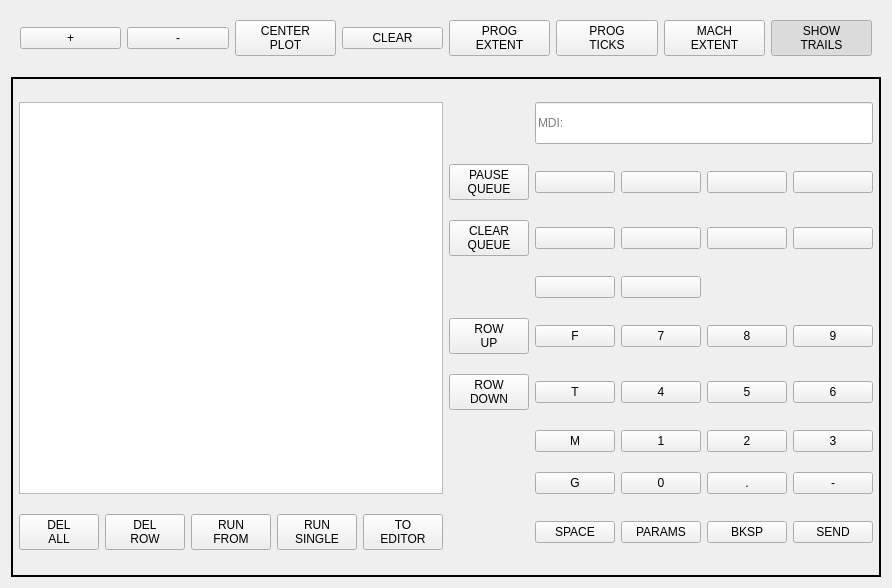
            <widget class="QWidget" name="tab_7">
             <attribute name="title">
              <string>TOOL PATH</string>
             </attribute>
             <layout class="QVBoxLayout" name="verticalLayout_14">
              <item>
               <widget class="QWidget" name="widget_13" native="true">
                <layout class="QGridLayout" name="gridLayout_18">
                 <item row="0" column="2">
                  <widget class="QPushButton" name="vtk_center">
                   <property name="focusPolicy">
                    <enum>Qt::NoFocus</enum>
                   </property>
                   <property name="text">
                    <string>CENTER
PLOT</string>
                   </property>
                  </widget>
                 </item>
                 <item row="0" column="4">
                  <widget class="QPushButton" name="vtk_prog_extent">
                   <property name="focusPolicy">
                    <enum>Qt::NoFocus</enum>
                   </property>
                   <property name="text">
                    <string>PROG
EXTENT</string>
                   </property>
                   <property name="checkable">
                    <bool>true</bool>
                   </property>
                  </widget>
                 </item>
                 <item row="0" column="0">
                  <widget class="QPushButton" name="vtk_plus">
                   <property name="focusPolicy">
                    <enum>Qt::NoFocus</enum>
                   </property>
                   <property name="text">
                    <string>+</string>
                   </property>
                  </widget>
                 </item>
                 <item row="0" column="5">
                  <widget class="QPushButton" name="vtk_prog_ticks">
                   <property name="focusPolicy">
                    <enum>Qt::NoFocus</enum>
                   </property>
                   <property name="text">
                    <string>PROG
TICKS</string>
                   </property>
                   <property name="checkable">
                    <bool>true</bool>
                   </property>
                  </widget>
                 </item>
                 <item row="0" column="3">
                  <widget class="QPushButton" name="vtk_clear">
                   <property name="focusPolicy">
                    <enum>Qt::NoFocus</enum>
                   </property>
                   <property name="text">
                    <string>CLEAR</string>
                   </property>
                  </widget>
                 </item>
                 <item row="0" column="6">
                  <widget class="QPushButton" name="vtk_mach_extent">
                   <property name="focusPolicy">
                    <enum>Qt::NoFocus</enum>
                   </property>
                   <property name="text">
                    <string>MACH
EXTENT</string>
                   </property>
                   <property name="checkable">
                    <bool>true</bool>
                   </property>
                  </widget>
                 </item>
                 <item row="0" column="1">
                  <widget class="QPushButton" name="vtk_minus">
                   <property name="focusPolicy">
                    <enum>Qt::NoFocus</enum>
                   </property>
                   <property name="text">
                    <string>-</string>
                   </property>
                  </widget>
                 </item>
                 <item row="0" column="7">
                  <widget class="QPushButton" name="vtk_no_lines">
                   <property name="focusPolicy">
                    <enum>Qt::NoFocus</enum>
                   </property>
                   <property name="text">
                    <string>SHOW
TRAILS</string>
                   </property>
                   <property name="checkable">
                    <bool>true</bool>
                   </property>
                   <property name="checked">
                    <bool>true</bool>
                   </property>
                  </widget>
                 </item>
                </layout>
               </widget>
              </item>
              <item>
               <widget class="VTKBackPlot" name="vtkbackplot">
                <property name="focusPolicy">
                 <enum>Qt::NoFocus</enum>
                </property>
                <property name="arcfeedColor" stdset="0">
                 <color>
                  <red>255</red>
                  <green>238</green>
                  <blue>6</blue>
                 </color>
                </property>
                <property name="feedColor" stdset="0">
                 <color>
                  <red>255</red>
                  <green>238</green>
                  <blue>6</blue>
                 </color>
                </property>
                <property name="userColor" stdset="0">
                 <color>
                  <red>255</red>
                  <green>238</green>
                  <blue>6</blue>
                 </color>
                </property>
               </widget>
              </item>
              <item>
               <widget class="VCPFrame" name="mdiFrame">
                <property name="minimumSize">
                 <size>
                  <width>0</width>
                  <height>500</height>
                 </size>
                </property>
                <property name="frameShape">
                 <enum>QFrame::WinPanel</enum>
                </property>
                <property name="rules" stdset="0">
                 <string>[]</string>
                </property>
                <layout class="QGridLayout" name="gridLayout_14">
                 <property name="leftMargin">
                  <number>6</number>
                 </property>
                 <property name="rightMargin">
                  <number>6</number>
                 </property>
                 <property name="horizontalSpacing">
                  <number>6</number>
                 </property>
                 <item row="8" column="9">
                  <widget class="QPushButton" name="pushButton_28">
                   <property name="focusPolicy">
                    <enum>Qt::NoFocus</enum>
                   </property>
                   <property name="text">
                    <string>2</string>
                   </property>
                   <attribute name="buttonGroup">
                    <string notr="true">btngrpMdi</string>
                   </attribute>
                  </widget>
                 </item>
                 <item row="7" column="8">
                  <widget class="QPushButton" name="pushButton_30">
                   <property name="focusPolicy">
                    <enum>Qt::NoFocus</enum>
                   </property>
                   <property name="text">
                    <string>4</string>
                   </property>
                   <attribute name="buttonGroup">
                    <string notr="true">btngrpMdi</string>
                   </attribute>
                  </widget>
                 </item>
                 <item row="10" column="3">
                  <widget class="QPushButton" name="btnMdiRunSelection">
                   <property name="focusPolicy">
                    <enum>Qt::NoFocus</enum>
                   </property>
                   <property name="text">
                    <string>RUN
SINGLE</string>
                   </property>
                  </widget>
                 </item>
                 <item row="8" column="7">
                  <widget class="QPushButton" name="pushButton_8">
                   <property name="focusPolicy">
                    <enum>Qt::NoFocus</enum>
                   </property>
                   <property name="text">
                    <string>M</string>
                   </property>
                   <attribute name="buttonGroup">
                    <string notr="true">btngrpMdi</string>
                   </attribute>
                  </widget>
                 </item>
                 <item row="8" column="10">
                  <widget class="QPushButton" name="pushButton_29">
                   <property name="focusPolicy">
                    <enum>Qt::NoFocus</enum>
                   </property>
                   <property name="text">
                    <string>3</string>
                   </property>
                   <attribute name="buttonGroup">
                    <string notr="true">btngrpMdi</string>
                   </attribute>
                  </widget>
                 </item>
                 <item row="9" column="9">
                  <widget class="QPushButton" name="pushButton_25">
                   <property name="focusPolicy">
                    <enum>Qt::NoFocus</enum>
                   </property>
                   <property name="text">
                    <string>.</string>
                   </property>
                   <attribute name="buttonGroup">
                    <string notr="true">btngrpMdi</string>
                   </attribute>
                  </widget>
                 </item>
                 <item row="10" column="0">
                  <widget class="QPushButton" name="btnMdiDelAll">
                   <property name="focusPolicy">
                    <enum>Qt::NoFocus</enum>
                   </property>
                   <property name="text">
                    <string>DEL
ALL</string>
                   </property>
                  </widget>
                 </item>
                 <item row="7" column="9">
                  <widget class="QPushButton" name="pushButton_31">
                   <property name="focusPolicy">
                    <enum>Qt::NoFocus</enum>
                   </property>
                   <property name="text">
                    <string>5</string>
                   </property>
                   <attribute name="buttonGroup">
                    <string notr="true">btngrpMdi</string>
                   </attribute>
                  </widget>
                 </item>
                 <item row="6" column="9">
                  <widget class="QPushButton" name="pushButton_34">
                   <property name="focusPolicy">
                    <enum>Qt::NoFocus</enum>
                   </property>
                   <property name="text">
                    <string>8</string>
                   </property>
                   <attribute name="buttonGroup">
                    <string notr="true">btngrpMdi</string>
                   </attribute>
                  </widget>
                 </item>
                 <item row="10" column="8">
                  <widget class="QPushButton" name="btnMdiParams">
                   <property name="focusPolicy">
                    <enum>Qt::NoFocus</enum>
                   </property>
                   <property name="text">
                    <string>PARAMS</string>
                   </property>
                  </widget>
                 </item>
                 <item row="7" column="10">
                  <widget class="QPushButton" name="pushButton_32">
                   <property name="focusPolicy">
                    <enum>Qt::NoFocus</enum>
                   </property>
                   <property name="text">
                    <string>6</string>
                   </property>
                   <attribute name="buttonGroup">
                    <string notr="true">btngrpMdi</string>
                   </attribute>
                  </widget>
                 </item>
                 <item row="10" column="7">
                  <widget class="QPushButton" name="btnMdiSpace">
                   <property name="focusPolicy">
                    <enum>Qt::NoFocus</enum>
                   </property>
                   <property name="text">
                    <string>SPACE</string>
                   </property>
                  </widget>
                 </item>
                 <item row="10" column="1">
                  <widget class="QPushButton" name="btnMdiDelRow">
                   <property name="focusPolicy">
                    <enum>Qt::NoFocus</enum>
                   </property>
                   <property name="text">
                    <string>DEL
ROW</string>
                   </property>
                  </widget>
                 </item>
                 <item row="7" column="7">
                  <widget class="QPushButton" name="pushButton_9">
                   <property name="focusPolicy">
                    <enum>Qt::NoFocus</enum>
                   </property>
                   <property name="text">
                    <string>T</string>
                   </property>
                   <attribute name="buttonGroup">
                    <string notr="true">btngrpMdi</string>
                   </attribute>
                  </widget>
                 </item>
                 <item row="6" column="7">
                  <widget class="QPushButton" name="pushButton_10">
                   <property name="focusPolicy">
                    <enum>Qt::NoFocus</enum>
                   </property>
                   <property name="text">
                    <string>F</string>
                   </property>
                   <attribute name="buttonGroup">
                    <string notr="true">btngrpMdi</string>
                   </attribute>
                  </widget>
                 </item>
                 <item row="10" column="2">
                  <widget class="QPushButton" name="btnMdiRunFrom">
                   <property name="focusPolicy">
                    <enum>Qt::NoFocus</enum>
                   </property>
                   <property name="text">
                    <string>RUN
FROM</string>
                   </property>
                  </widget>
                 </item>
                 <item row="10" column="9">
                  <widget class="QPushButton" name="btnMdiBksp">
                   <property name="focusPolicy">
                    <enum>Qt::NoFocus</enum>
                   </property>
                   <property name="text">
                    <string>BKSP</string>
                   </property>
                  </widget>
                 </item>
                 <item row="8" column="8">
                  <widget class="QPushButton" name="pushButton_27">
                   <property name="focusPolicy">
                    <enum>Qt::NoFocus</enum>
                   </property>
                   <property name="text">
                    <string>1</string>
                   </property>
                   <attribute name="buttonGroup">
                    <string notr="true">btngrpMdi</string>
                   </attribute>
                  </widget>
                 </item>
                 <item row="9" column="10">
                  <widget class="QPushButton" name="pushButton_26">
                   <property name="focusPolicy">
                    <enum>Qt::NoFocus</enum>
                   </property>
                   <property name="text">
                    <string>-</string>
                   </property>
                   <attribute name="buttonGroup">
                    <string notr="true">btngrpMdi</string>
                   </attribute>
                  </widget>
                 </item>
                 <item row="10" column="10">
                  <widget class="ActionButton" name="btnMdiSend">
                   <property name="text">
                    <string>SEND</string>
                   </property>
                  </widget>
                 </item>
                 <item row="10" column="4">
                  <widget class="QPushButton" name="btnToEditor">
                   <property name="focusPolicy">
                    <enum>Qt::NoFocus</enum>
                   </property>
                   <property name="text">
                    <string>TO
EDITOR</string>
                   </property>
                  </widget>
                 </item>
                 <item row="9" column="8">
                  <widget class="QPushButton" name="pushButton_24">
                   <property name="focusPolicy">
                    <enum>Qt::NoFocus</enum>
                   </property>
                   <property name="text">
                    <string>0</string>
                   </property>
                   <attribute name="buttonGroup">
                    <string notr="true">btngrpMdi</string>
                   </attribute>
                  </widget>
                 </item>
                 <item row="6" column="10">
                  <widget class="QPushButton" name="pushButton_35">
                   <property name="focusPolicy">
                    <enum>Qt::NoFocus</enum>
                   </property>
                   <property name="text">
                    <string>9</string>
                   </property>
                   <attribute name="buttonGroup">
                    <string notr="true">btngrpMdi</string>
                   </attribute>
                  </widget>
                 </item>
                 <item row="9" column="7">
                  <widget class="QPushButton" name="pushButton_7">
                   <property name="focusPolicy">
                    <enum>Qt::NoFocus</enum>
                   </property>
                   <property name="text">
                    <string>G</string>
                   </property>
                   <attribute name="buttonGroup">
                    <string notr="true">btngrpMdi</string>
                   </attribute>
                  </widget>
                 </item>
                 <item row="6" column="8">
                  <widget class="QPushButton" name="pushButton_33">
                   <property name="focusPolicy">
                    <enum>Qt::NoFocus</enum>
                   </property>
                   <property name="text">
                    <string>7</string>
                   </property>
                   <attribute name="buttonGroup">
                    <string notr="true">btngrpMdi</string>
                   </attribute>
                  </widget>
                 </item>
                 <item row="5" column="7">
                  <widget class="QPushButton" name="btnGcodeP9">
                   <property name="focusPolicy">
                    <enum>Qt::NoFocus</enum>
                   </property>
                   <property name="text">
                    <string/>
                   </property>
                   <attribute name="buttonGroup">
                    <string notr="true">btngrpMdi</string>
                   </attribute>
                  </widget>
                 </item>
                 <item row="5" column="8">
                  <widget class="QPushButton" name="btnGcodeP10">
                   <property name="focusPolicy">
                    <enum>Qt::NoFocus</enum>
                   </property>
                   <property name="text">
                    <string/>
                   </property>
                   <attribute name="buttonGroup">
                    <string notr="true">btngrpMdi</string>
                   </attribute>
                  </widget>
                 </item>
                 <item row="4" column="7">
                  <widget class="QPushButton" name="btnGcodeP5">
                   <property name="focusPolicy">
                    <enum>Qt::NoFocus</enum>
                   </property>
                   <property name="text">
                    <string/>
                   </property>
                   <attribute name="buttonGroup">
                    <string notr="true">btngrpMdi</string>
                   </attribute>
                  </widget>
                 </item>
                 <item row="4" column="8">
                  <widget class="QPushButton" name="btnGcodeP6">
                   <property name="focusPolicy">
                    <enum>Qt::NoFocus</enum>
                   </property>
                   <property name="text">
                    <string/>
                   </property>
                   <attribute name="buttonGroup">
                    <string notr="true">btngrpMdi</string>
                   </attribute>
                  </widget>
                 </item>
                 <item row="4" column="9">
                  <widget class="QPushButton" name="btnGcodeP7">
                   <property name="focusPolicy">
                    <enum>Qt::NoFocus</enum>
                   </property>
                   <property name="text">
                    <string/>
                   </property>
                   <attribute name="buttonGroup">
                    <string notr="true">btngrpMdi</string>
                   </attribute>
                  </widget>
                 </item>
                 <item row="4" column="10">
                  <widget class="QPushButton" name="btnGcodeP8">
                   <property name="focusPolicy">
                    <enum>Qt::NoFocus</enum>
                   </property>
                   <property name="text">
                    <string/>
                   </property>
                   <attribute name="buttonGroup">
                    <string notr="true">btngrpMdi</string>
                   </attribute>
                  </widget>
                 </item>
                 <item row="3" column="7">
                  <widget class="QPushButton" name="btnGcodeP1">
                   <property name="focusPolicy">
                    <enum>Qt::NoFocus</enum>
                   </property>
                   <property name="text">
                    <string/>
                   </property>
                   <attribute name="buttonGroup">
                    <string notr="true">btngrpMdi</string>
                   </attribute>
                  </widget>
                 </item>
                 <item row="3" column="8">
                  <widget class="QPushButton" name="btnGcodeP2">
                   <property name="focusPolicy">
                    <enum>Qt::NoFocus</enum>
                   </property>
                   <property name="text">
                    <string/>
                   </property>
                   <attribute name="buttonGroup">
                    <string notr="true">btngrpMdi</string>
                   </attribute>
                  </widget>
                 </item>
                 <item row="3" column="9">
                  <widget class="QPushButton" name="btnGcodeP3">
                   <property name="focusPolicy">
                    <enum>Qt::NoFocus</enum>
                   </property>
                   <property name="text">
                    <string/>
                   </property>
                   <attribute name="buttonGroup">
                    <string notr="true">btngrpMdi</string>
                   </attribute>
                  </widget>
                 </item>
                 <item row="3" column="10">
                  <widget class="QPushButton" name="btnGcodeP4">
                   <property name="focusPolicy">
                    <enum>Qt::NoFocus</enum>
                   </property>
                   <property name="text">
                    <string/>
                   </property>
                   <attribute name="buttonGroup">
                    <string notr="true">btngrpMdi</string>
                   </attribute>
                  </widget>
                 </item>
                 <item row="2" column="7" colspan="4">
                  <widget class="MDIEntry" name="mdiEntry">
                   <property name="minimumSize">
                    <size>
                     <width>0</width>
                     <height>29</height>
                    </size>
                   </property>
                   <property name="maximumSize">
                    <size>
                     <width>16777215</width>
                     <height>42</height>
                    </size>
                   </property>
                   <property name="placeholderText">
                    <string>MDI:</string>
                   </property>
                   <property name="mdi_history_size" stdset="0">
                    <number>5</number>
                   </property>
                   <property name="completerEnabled" stdset="0">
                    <bool>false</bool>
                   </property>
                  </widget>
                 </item>
                 <item row="2" column="0" rowspan="8" colspan="5">
                  <widget class="MDIHistory" name="mdihistory">
                   <property name="alternatingRowColors">
                    <bool>true</bool>
                   </property>
                   <property name="selectionMode">
                    <enum>QAbstractItemView::ContiguousSelection</enum>
                   </property>
                   <property name="mdiEntrylineName" stdset="0">
                    <string>mdiEntry</string>
                   </property>
                   <property name="mdiListOrderNatural" stdset="0">
                    <bool>true</bool>
                   </property>
                  </widget>
                 </item>
                 <item row="3" column="6">
                  <widget class="QPushButton" name="btnMdiPauseQ">
                   <property name="focusPolicy">
                    <enum>Qt::NoFocus</enum>
                   </property>
                   <property name="text">
                    <string>PAUSE
QUEUE</string>
                   </property>
                   <property name="checkable">
                    <bool>true</bool>
                   </property>
                  </widget>
                 </item>
                 <item row="4" column="6">
                  <widget class="QPushButton" name="btnMdiClearQ">
                   <property name="focusPolicy">
                    <enum>Qt::NoFocus</enum>
                   </property>
                   <property name="text">
                    <string>CLEAR
QUEUE</string>
                   </property>
                  </widget>
                 </item>
                 <item row="6" column="6">
                  <widget class="QPushButton" name="btnMdiRowUp">
                   <property name="focusPolicy">
                    <enum>Qt::NoFocus</enum>
                   </property>
                   <property name="text">
                    <string>ROW
UP</string>
                   </property>
                  </widget>
                 </item>
                 <item row="7" column="6">
                  <widget class="QPushButton" name="btnMdiRowDown">
                   <property name="focusPolicy">
                    <enum>Qt::NoFocus</enum>
                   </property>
                   <property name="text">
                    <string>ROW
DOWN</string>
                   </property>
                  </widget>
                 </item>
                </layout>
               </widget>
              </item>
             </layout>
            </widget>
